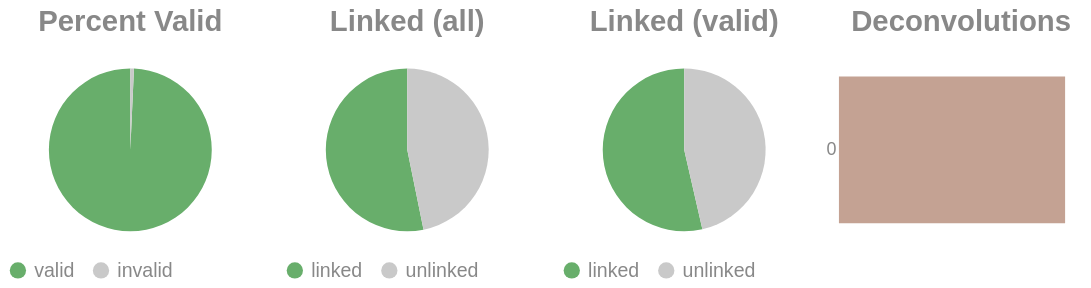

Notebook code for this chart:
### Code cell
if SKIPLR:
    pass
else:
    clash = Counter()
    for i in valids['molecule'].to_list():
        _mol = i.split("-")
        if len(_mol) == 1:
            clash.update('0')
        else:
            clash.update(_mol[-1])

    _d = {"deconvolutions": [], 'count': []}
    for k,v in clash.items():
        _d['deconvolutions'].append(k)
        _d['count'].append(v)

    tot_valid = valids['reads'].sum()
    mask = valids['reads'] >= 2
    n_linked_reads = valids.filter(mask)['reads'].sum()
    if n_linked_reads == 0:
        print_html("No linked molecules (>=2 reads) were detected; skipping linked-only distributions.")
        SKIPLR = True
    else:
        perc_valid = round(tot_valid / n_reads, 4)
        linked_perc_abs = round(n_linked_reads / n_reads, 4)
        linked_perc = round(n_linked_reads / tot_valid, 4)

    _valid = pl.DataFrame({"valids": ['valid', 'invalid'], "count": [tot_valid, n_reads - tot_valid]})
    _linked_abs = pl.DataFrame({"linked (absolute)": ['linked', 'unlinked'], "count": [n_linked_reads, n_reads - n_linked_reads]})
    _linked_rel = pl.DataFrame({"linked (valids)": ['linked', 'unlinked'], "count": [n_linked_reads, tot_valid - n_linked_reads]})

    (
        alt.hconcat(
            piechart(_valid, goodval = 'valid', title = "Percent Valid"),
            piechart(_linked_abs, goodval = "linked", title =  "Linked (all)"),
            piechart(_linked_rel, goodval = "linked", title =  "Linked (valid)"),
            convolutionbar(pl.DataFrame(_d), title = "Deconvolutions"),
            center = True,
            bounds = 'flush'
        )
        .resolve_scale(color='independent')
        .resolve_legend('independent')
        .properties(usermeta={'embedOptions': {"actions": False}})
    ).display()

### Figure 1 — Vega-Lite specification as saved in the notebook (floating-point values rounded to 4 significant figures)
{"width": "container", "height": 400, "config": {"title": {"anchor": "start", "dy": -15, "fontSize": 18, "color": "#888888", "subtitleColor": "#888888", "subtitleFontSize": 14}, "arc": {"fill": "#0072B2"}, "axis": {"domainColor": "#888888", "domainWidth": 0.5, "gridWidth": 0.2, "grid": false, "titleFontWeight": 400, "titleFontSize": 15, "labelFontSize": 11, "labelColor": "#888888", "tickColor": "#888888", "tickWidth": 0.2, "titleColor": "#888888"}, "axisBand": {"grid": false}, "axisX": {"grid": true, "tickSize": 10, "domainCap": "round"}, "axisY": {"domain": false, "grid": true, "tickSize": 0, "domainCap": "round"}, "background": "transparent", "header": {"labelFontSize": 15, "labelColor": "#888888", "titleFontSize": 15, "titleFontWeight": 600, "titleColor": "#888888"}, "legend": {"labelFont": "sans-serif", "labelFontSize": 12, "labelColor": "#888888", "symbolSize": 100, "symbolType": "circle", "titleFontSize": 12, "titlePadding": 10, "titleColor": "#888888", "title": null}, "range": {"category": ["#E69F00", "#56B4E9", "#009E73", "#F0E442", "#0072B2", "#D55E00", "#CC79A7", "#000000"], "diverging": ["#cfe8f3", "#a2d4ec", "#73bfe2", "#46abdb", "#1696d2", "#12719e"]}, "area": {"fill": "#0072B2", "fillOpacity": 0.7, "line": true, "strokeOpacity": 0.7}, "line": {"color": "#0072B2", "stroke": "#0072B2", "strokeWidth": 2}, "trail": {"color": "#0072B2", "stroke": "#0072B2", "strokeWidth": 0, "size": 1}, "point": {"filled": true, "fillOpacity": 1.0, "size": 95}, "text": {"color": "#888888", "fontSize": 11, "align": "right", "fontWeight": 400, "size": 11}, "bar": {"fill": "#0072B2", "stroke": null}, "view": {"stroke": null, "continuousWidth": 660, "continuousHeight": 400}}, "hconcat": [{"data": {"name": "data-47b889afbd92ce8360b23ff701d9b19d"}, "mark": {"type": "arc"}, "encoding": {"color": {"field": "valids", "legend": {"orient": "bottom", "title": null}, "scale": {"domain": ["valid", "invalid"], "range": ["#68ae6b", "#C9C9C9"]}, "title": "Valids", "type": "nominal"}, "theta": {"field": "count", "type": "quantitative"}, "tooltip": [{"field": "valids", "title": "Valids", "type": "ordinal"}, {"field": "percent", "format": ".2%", "title": "Percent", "type": "quantitative"}, {"field": "count", "title": "Count", "type": "quantitative"}]}, "height": 100, "title": {"text": "Percent Valid", "align": "center", "anchor": "middle"}, "transform": [{"calculate": "datum.count / 6178268", "as": "percent"}], "width": 150}, {"data": {"name": "data-c91777ac9555d36409d7ff28159f9e60"}, "mark": {"type": "arc"}, "encoding": {"color": {"field": "linked (absolute)", "legend": {"orient": "bottom", "title": null}, "scale": {"domain": ["linked", "unlinked"], "range": ["#68ae6b", "#C9C9C9"]}, "title": "Linked (Absolute)", "type": "nominal"}, "theta": {"field": "count", "type": "quantitative"}, "tooltip": [{"field": "linked (absolute)", "title": "Linked (Absolute)", "type": "ordinal"}, {"field": "percent", "format": ".2%", "title": "Percent", "type": "quantitative"}, {"field": "count", "title": "Count", "type": "quantitative"}]}, "height": 100, "title": {"text": "Linked (all)", "align": "center", "anchor": "middle"}, "transform": [{"calculate": "datum.count / 6178268", "as": "percent"}], "width": 150}, {"data": {"name": "data-50afc8b0aca96679dbc321663361ec05"}, "mark": {"type": "arc"}, "encoding": {"color": {"field": "linked (valids)", "legend": {"orient": "bottom", "title": null}, "scale": {"domain": ["linked", "unlinked"], "range": ["#68ae6b", "#C9C9C9"]}, "title": "Linked (Valids)", "type": "nominal"}, "theta": {"field": "count", "type": "quantitative"}, "tooltip": [{"field": "linked (valids)", "title": "Linked (Valids)", "type": "ordinal"}, {"field": "percent", "format": ".2%", "title": "Percent", "type": "quantitative"}, {"field": "count", "title": "Count", "type": "quantitative"}]}, "height": 100, "title": {"text": "Linked (valid)", "align": "center", "anchor": "middle"}, "transform": [{"calculate": "datum.count / 6134113", "as": "percent"}], "width": 150}, {"data": {"name": "data-c26f7511a82685410d4a7e0aaf2fba9a"}, "mark": {"type": "bar"}, "encoding": {"color": {"field": "deconvolutions", "legend": null, "scale": {"scheme": "lightgreyred"}, "type": "nominal"}, "tooltip": [{"field": "deconvolutions", "title": "Deconvolutions", "type": "ordinal"}, {"field": "percent", "format": ".2%", "title": "Percent", "type": "quantitative"}, {"field": "count", "title": "Count", "type": "quantitative"}], "x": {"axis": null, "field": "count", "type": "quantitative"}, "y": {"field": "deconvolutions", "sort": "ascending", "title": null, "type": "nominal"}}, "height": 100, "title": {"text": "Deconvolutions", "align": "center", "anchor": "middle"}, "transform": [{"calculate": "datum.count / 3702308", "as": "percent"}], "width": 150}], "bounds": "flush", "center": true, "resolve": {"legend": {"angle": "independent"}, "scale": {"color": "independent"}}, "usermeta": {"embedOptions": {"actions": false}}, "$schema": "https://vega.github.io/schema/vega-lite/v6.1.0.json", "datasets": {"data-47b889afbd92ce8360b23ff701d9b19d": [{"valids": "valid", "count": 6134113}, {"valids": "invalid", "count": 44155}], "data-c91777ac9555d36409d7ff28159f9e60": [{"linked (absolute)": "linked", "count": 3287198}, {"linked (absolute)": "unlinked", "count": 2891070}], "data-50afc8b0aca96679dbc321663361ec05": [{"linked (valids)": "linked", "count": 3287198}, {"linked (valids)": "unlinked", "count": 2846915}], "data-c26f7511a82685410d4a7e0aaf2fba9a": [{"deconvolutions": "0", "count": 3702308}]}}
